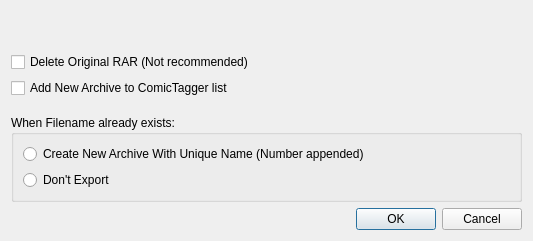
<?xml version="1.0" encoding="UTF-8"?>
<ui version="4.0">
 <class>ExportWindow</class>
 <widget class="QDialog" name="ExportWindow">
  <property name="windowModality">
   <enum>Qt::NonModal</enum>
  </property>
  <property name="geometry">
   <rect>
    <x>0</x>
    <y>0</y>
    <width>533</width>
    <height>241</height>
   </rect>
  </property>
  <property name="sizePolicy">
   <sizepolicy hsizetype="Preferred" vsizetype="Expanding">
    <horstretch>0</horstretch>
    <verstretch>0</verstretch>
   </sizepolicy>
  </property>
  <property name="windowTitle">
   <string>Export to Zip Archive</string>
  </property>
  <property name="modal">
   <bool>false</bool>
  </property>
  <layout class="QVBoxLayout" name="verticalLayout_2">
   <item>
    <layout class="QVBoxLayout" name="verticalLayout">
     <item>
      <widget class="QLabel" name="label">
       <property name="sizePolicy">
        <sizepolicy hsizetype="Preferred" vsizetype="Expanding">
         <horstretch>0</horstretch>
         <verstretch>0</verstretch>
        </sizepolicy>
       </property>
       <property name="text">
        <string/>
       </property>
       <property name="wordWrap">
        <bool>true</bool>
       </property>
      </widget>
     </item>
     <item>
      <layout class="QFormLayout" name="formLayout">
       <property name="fieldGrowthPolicy">
        <enum>QFormLayout::AllNonFixedFieldsGrow</enum>
       </property>
       <item row="1" column="0" colspan="2">
        <widget class="QCheckBox" name="cbxAddToList">
         <property name="text">
          <string>Add New Archive to ComicTagger list</string>
         </property>
        </widget>
       </item>
       <item row="0" column="0" colspan="2">
        <widget class="QCheckBox" name="cbxDeleteOriginal">
         <property name="text">
          <string>Delete Original RAR (Not recommended)</string>
         </property>
        </widget>
       </item>
       <item row="2" column="0">
        <spacer name="verticalSpacer">
         <property name="orientation">
          <enum>Qt::Vertical</enum>
         </property>
         <property name="sizeType">
          <enum>QSizePolicy::Fixed</enum>
         </property>
         <property name="sizeHint" stdset="0">
          <size>
           <width>20</width>
           <height>5</height>
          </size>
         </property>
        </spacer>
       </item>
      </layout>
     </item>
     <item>
      <widget class="QGroupBox" name="groupBox">
       <property name="title">
        <string>When Filename already exists:</string>
       </property>
       <layout class="QGridLayout" name="gridLayout_2">
        <item row="0" column="0">
         <layout class="QGridLayout" name="gridLayout">
          <item row="1" column="0">
           <widget class="QRadioButton" name="radioDontCreate">
            <property name="text">
             <string>Don't Export</string>
            </property>
           </widget>
          </item>
          <item row="0" column="0">
           <widget class="QRadioButton" name="radioCreateNew">
            <property name="text">
             <string>Create New Archive With Unique Name (Number appended)</string>
            </property>
           </widget>
          </item>
         </layout>
        </item>
       </layout>
      </widget>
     </item>
     <item>
      <widget class="QDialogButtonBox" name="buttonBox">
       <property name="orientation">
        <enum>Qt::Horizontal</enum>
       </property>
       <property name="standardButtons">
        <set>QDialogButtonBox::Cancel|QDialogButtonBox::Ok</set>
       </property>
      </widget>
     </item>
    </layout>
   </item>
  </layout>
 </widget>
 <resources/>
 <connections>
  <connection>
   <sender>buttonBox</sender>
   <signal>accepted()</signal>
   <receiver>ExportWindow</receiver>
   <slot>accept()</slot>
   <hints>
    <hint type="sourcelabel">
     <x>346</x>
     <y>187</y>
    </hint>
    <hint type="destinationlabel">
     <x>277</x>
     <y>104</y>
    </hint>
   </hints>
  </connection>
  <connection>
   <sender>buttonBox</sender>
   <signal>rejected()</signal>
   <receiver>ExportWindow</receiver>
   <slot>reject()</slot>
   <hints>
    <hint type="sourcelabel">
     <x>346</x>
     <y>187</y>
    </hint>
    <hint type="destinationlabel">
     <x>277</x>
     <y>104</y>
    </hint>
   </hints>
  </connection>
 </connections>
</ui>
